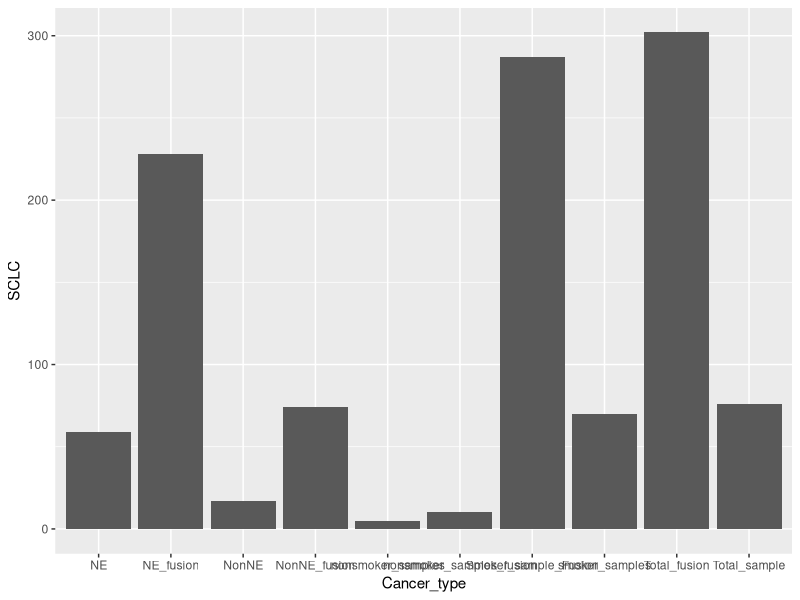
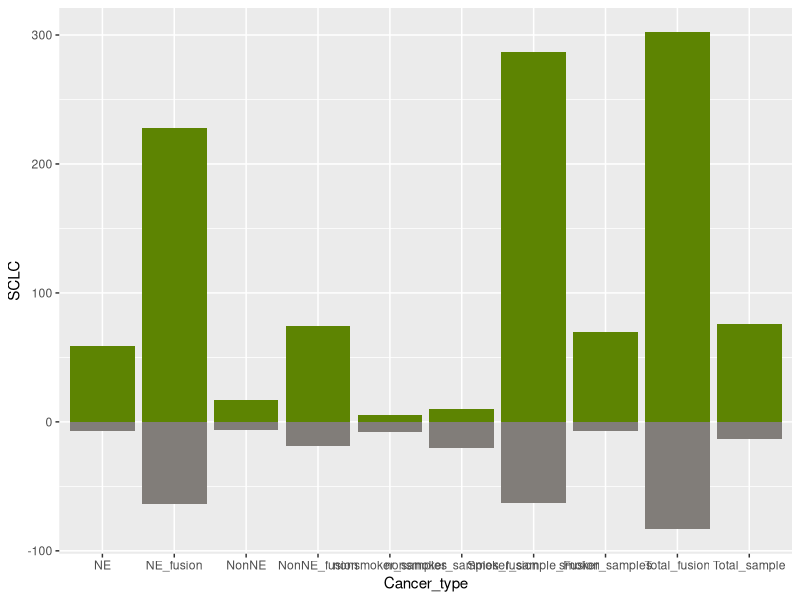
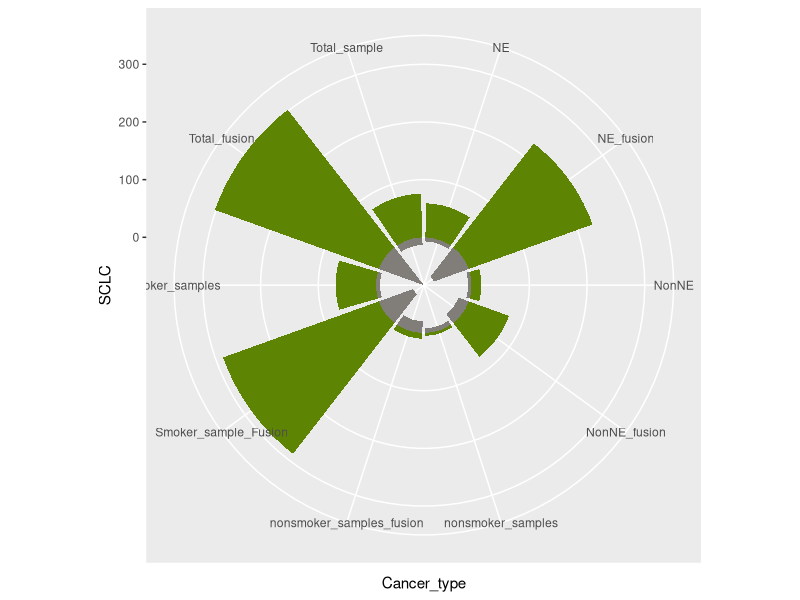
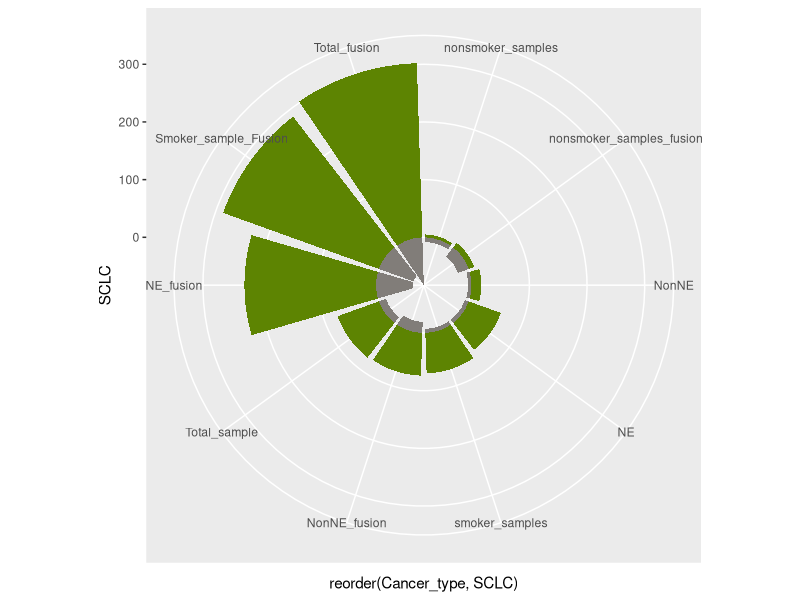

Write R code to recreate these figures, in order.
library(tidyverse)

TP <- read_tsv("mirrored.csv")
ggplot(TP, aes(x = Cancer_type, y = SCLC)) +
  geom_col()


TP <- mutate(TP, Extrapulmonary.0001 = Extrapulmonary/0001)
TP <- mutate(TP, Extrapulmonary.0001 = -Extrapulmonary.0001)
ggplot(TP, aes(x = Cancer_type)) +
  geom_col(aes(y = SCLC), fill = "#5d8402") +
  geom_col(aes(y = Extrapulmonary.0001), fill = "#817d79") 

ggplot(TP, aes(x = Cancer_type)) +
  geom_col(aes(y = SCLC), fill = "#5d8402") +
  geom_col(aes(y = Extrapulmonary.0001), fill = "#817d79") +
  coord_polar()

ggplot(TP, aes(x = reorder(Cancer_type, SCLC))) +
  geom_col(aes(y = SCLC), fill = "#5d8402") +
  geom_col(aes(y = Extrapulmonary.0001), fill = "#817d79") +
  coord_polar()

